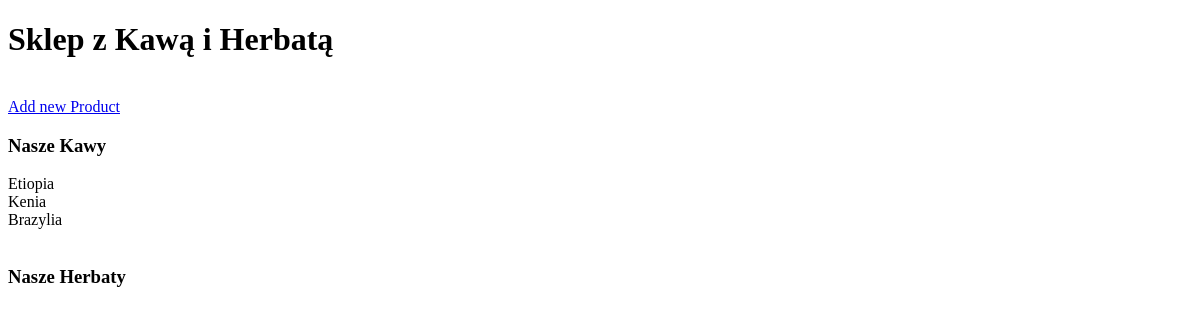
The app's page /, older data.
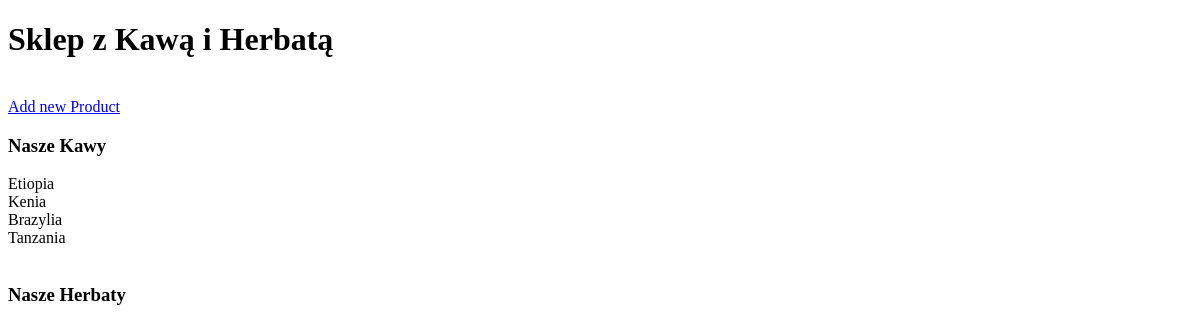
The same page, newer data.
### mysite/models.py (models this page shows)
class Product(models.Model):
    name = models.CharField(max_length=50, null=True, blank=True)
    price =  models.FloatField(validators=[MinValueValidator(0)])
    category = models.ForeignKey(Category, models.PROTECT, null=True, blank=True)
    description = models.TextField(null=True, blank=True)
    availability = models.BooleanField()
    quantity = models.PositiveIntegerField()
    def __str__(self):
        return f'{self.name}'

### mysite/views.py (the view)
# urls.py: path('', views.HomePageView.as_view(), name="home"),
class HomePageView(ListView):
    model = Product

### mysite/templates/mysite/product_list.html (shortened to what this page needs)
{% extends 'base.html' %}
{% block content %}
<a href="/product/create/"> Add new Product</a>
<h3>Nasze Kawy</h3>
{% for product in object_list %}
    {% if product.category.name == 'Kawa' %}
        <div>
            {{product}}
        </div>
    {% endif %}
{% endfor %}
<br>
<h3>Nasze Herbaty</h3>
{% endblock %}

Row changes from the older to the newer data that the page shows:
added Product: name "Tanzania"
